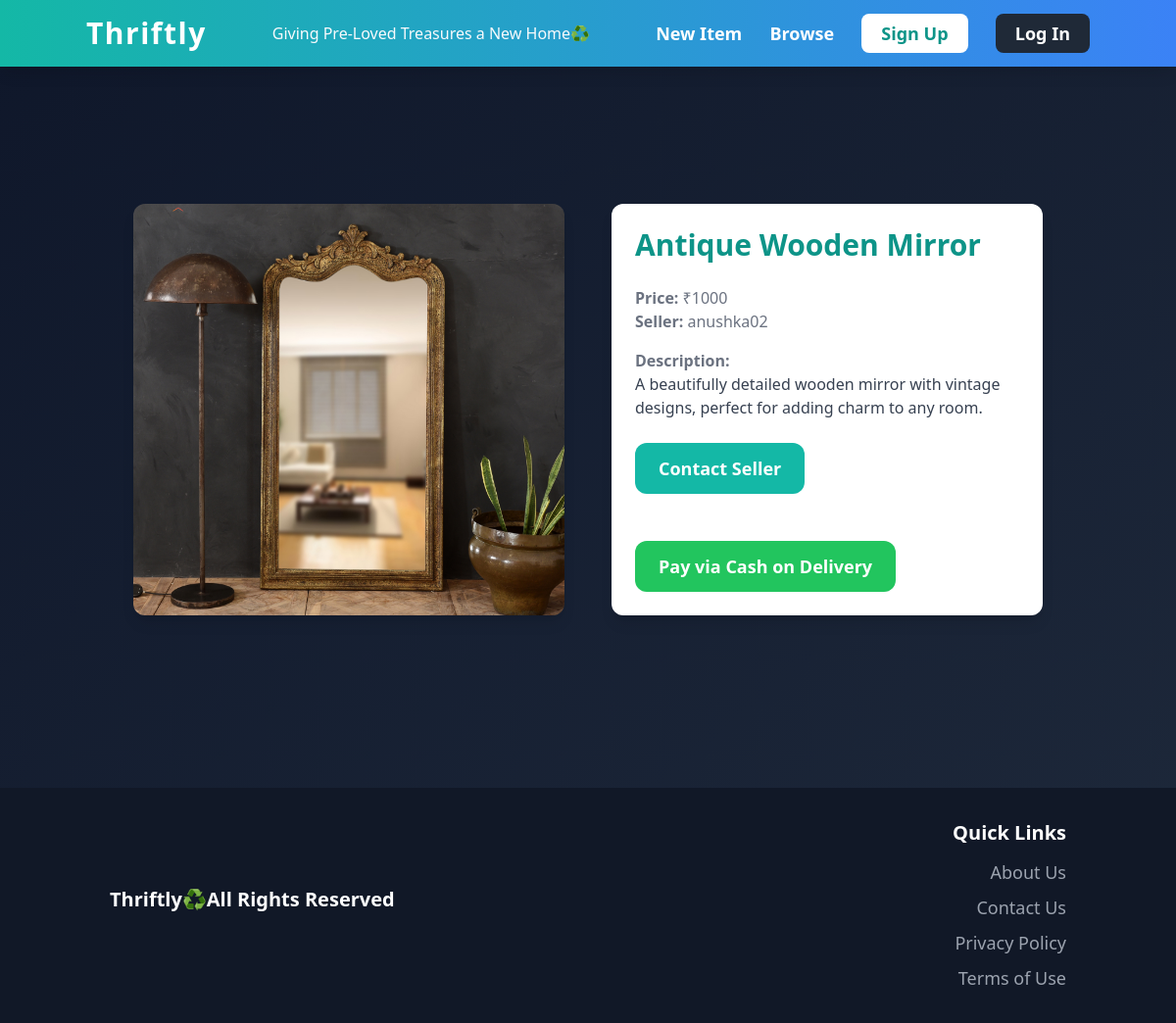
Screenshot of /items/2/ with the database file from the repository.
### item/models.py (models this page shows, shortened)
class Item(models.Model):
    name = models.CharField(max_length=255)
    description = models.TextField(blank=True, null=True)
    price = models.DecimalField(max_digits=10, decimal_places=2)
    image = models.ImageField(upload_to='item_images/', blank=True, null=True)
    is_sold = models.BooleanField(default=False)
    created_by = models.ForeignKey(User, on_delete=models.CASCADE)
    created_at = models.DateTimeField(auto_now_add=True)

### item/views.py (the view)
# urls.py: path('<int:pk>/', views.detail, name='detail'),
def detail(request, pk):
    item = get_object_or_404(Item, pk=pk)
    return render(request, 'item/detail.html', {'item': item})

### item/templates/item/detail.html (shortened to what this page needs)
{% extends 'core/base.html' %}
{% block content %}
<div class="container mx-auto px-6 py-12">
    <div class="grid grid-cols-1 md:grid-cols-2 gap-12">
        <div class="flex justify-center">
            <img src="{{ item.image.url }}" class="rounded-xl max-w-full h-auto shadow-lg">
        </div>
        <div class="p-6 bg-white rounded-xl shadow-lg">
            <h1 class="mb-6 text-3xl font-semibold text-teal-600">{{ item.name }}</h1>
            <p class="text-gray-500"><strong>Price: </strong>₹{{ item.price|floatformat:0 }}</p>
            <p class="text-gray-500"><strong>Seller: </strong>{{ item.created_by.username }}</p>
            {% if item.description %}
                <p class="text-gray-700 mt-4">
                    <strong class="text-gray-500">Description:</strong><br>
                    {{ item.description }}
                </p>
            {% endif %}
            {% if request.user == item.created_by %}
                <div class="mt-6 p-6 bg-white rounded-xl border-t border-gray-300">
                    <p>This is your item!</p>
                    <a href="{% url 'item:edit' item.id %}" class="inline-block mt-6 px-6 py-3 text-lg font-semibold bg-teal-500 text-white rounded-xl hover:bg-teal-600 transition-all duration-300">Edit</a>
                    <a href="{% url 'item:delete' item.id %}" class="inline-block mt-6 px-6 py-3 text-lg font-semibold bg-red-500 text-white rounded-xl hover:bg-red-600 transition-all duration-300">Delete</a>
                </div>
            {% else %}
                <a href="{% url 'conversation:new' item.id %}" class="inline-block mt-6 px-6 py-3 text-lg font-semibold bg-teal-500 text-white rounded-xl hover:bg-teal-700 transition-all duration-300">Contact Seller</a>
                <form method="POST" action="{% url 'item:place_order' item.id %}" class="mt-6">
                    <button type="submit" class="inline-block mt-6 px-6 py-3 text-lg font-semibold bg-green-500 text-white rounded-xl hover:bg-green-600 transition-all duration-300">Pay via Cash on Delivery</button>
                </form>
            {% endif %}
        </div>
    </div>
</div>
{% endblock %}

### core/templates/core/base.html (style rules this page uses)
body { background: linear-gradient(to bottom right, #0f172a, #1e293b); color: #f8fafc; }

### rows the page displays
Item: image (picture), name "Antique Wooden Mirror", price "1000", created_by.username "anushka02", description "A beautifully detailed wooden mirror with vintage designs, perfect for adding charm to any room."
